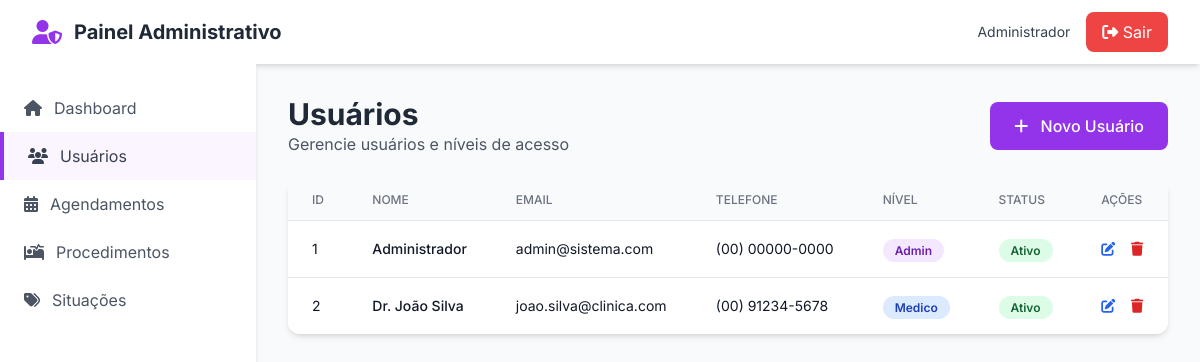
The app's page /admin/usuarios.php (signed in) with its own data.
### tables this page shows
CREATE TABLE IF NOT EXISTS usuarios (
    id INT AUTO_INCREMENT PRIMARY KEY,
    nome VARCHAR(255) NOT NULL,
    email VARCHAR(255) UNIQUE NOT NULL,
    senha VARCHAR(255) NOT NULL,
    nivel_acesso ENUM('admin', 'medico') NOT NULL,
    telefone VARCHAR(20),
    ativo BOOLEAN DEFAULT TRUE,
    created_at TIMESTAMP DEFAULT CURRENT_TIMESTAMP,
    updated_at TIMESTAMP DEFAULT CURRENT_TIMESTAMP ON UPDATE CURRENT_TIMESTAMP,
    INDEX idx_email (email),
    INDEX idx_nivel_acesso (nivel_acesso)
);

### src/config.php (called while the page is built, shortened)
<?php
class Database {
    private static $instance = null;
    private $conn;
    private function __construct() {
        try {
            $this->conn = new PDO(
                "mysql:host=" . DB_HOST . ";dbname=" . DB_NAME . ";charset=utf8mb4",
                DB_USER,
                DB_PASS,
                [
                    PDO::ATTR_ERRMODE => PDO::ERRMODE_EXCEPTION,
                    PDO::ATTR_DEFAULT_FETCH_MODE => PDO::FETCH_ASSOC,
                    PDO::ATTR_EMULATE_PREPARES => false
                ]
            );
        } catch(PDOException $e) {
            die("Erro de conexão: " . $e->getMessage());
        }
    }
    public static function getInstance() {
        if (self::$instance === null) {
            self::$instance = new self();
        }
        return self::$instance;
    }
    public function getConnection() {
        return $this->conn;
    }
}

### src/models/Usuario.php (called while the page is built, shortened)
<?php
require_once __DIR__ . '/../config.php';
class Usuario {
    private $db;
    public function __construct() {
        $this->db = Database::getInstance()->getConnection();
    }
    public function getAll() {
        $stmt = $this->db->query("SELECT id, nome, email, nivel_acesso, telefone, ativo, created_at FROM usuarios ORDER BY nome");
        return $stmt->fetchAll();
    }
}

### public/admin/usuarios.php (the view, shortened to what this page needs)
<?php
require_once __DIR__ . '/../../src/config.php';
require_once __DIR__ . '/../../src/models/Usuario.php';
$usuarioModel = new Usuario();
$usuarios = $usuarioModel->getAll();
?>
<!DOCTYPE html>
<html lang="pt-BR">
<head>
    <script src="https://cdn.tailwindcss.com"></script>
    <link rel="stylesheet" href="https://cdnjs.cloudflare.com/ajax/libs/font-awesome/6.4.0/css/all.min.css">
</head>
<body class="bg-gray-50">
    <nav class="bg-white shadow-md">
        <div class="max-w-7xl mx-auto px-4 sm:px-6 lg:px-8">
            <div class="flex justify-between h-16">
                <div class="flex items-center">
                    <i class="fas fa-user-shield text-purple-600 text-2xl mr-3"></i>
                    <span class="font-bold text-xl text-gray-800">Painel Administrativo</span>
                </div>
                <div class="flex items-center space-x-4">
                    <span class="text-sm text-gray-700"><?= htmlspecialchars($_SESSION['nome']) ?></span>
                    <a href="../logout.php" class="bg-red-500 hover:bg-red-600 text-white px-4 py-2 rounded-lg">
                        <i class="fas fa-sign-out-alt"></i> Sair
                    </a>
                </div>
            </div>
        </div>
    </nav>
    <div class="flex">
        <aside class="w-64 bg-white shadow-md min-h-screen">
            <nav class="mt-5">
                <a href="dashboard.php" class="flex items-center px-6 py-3 text-gray-600 hover:bg-gray-50">
                    <i class="fas fa-home mr-3"></i> Dashboard
                </a>
                <a href="usuarios.php" class="flex items-center px-6 py-3 text-gray-700 bg-purple-50 border-l-4 border-purple-600">
                    <i class="fas fa-users mr-3"></i> Usuários
                </a>
                <a href="agendamentos.php" class="flex items-center px-6 py-3 text-gray-600 hover:bg-gray-50">
                    <i class="fas fa-calendar-alt mr-3"></i> Agendamentos
                </a>
                <a href="procedimentos.php" class="flex items-center px-6 py-3 text-gray-600 hover:bg-gray-50">
                    <i class="fas fa-procedures mr-3"></i> Procedimentos
                </a>
                <a href="situacoes.php" class="flex items-center px-6 py-3 text-gray-600 hover:bg-gray-50">
                    <i class="fas fa-tags mr-3"></i> Situações
                </a>
            </nav>
        </aside>
        <main class="flex-1 p-8">
            <div class="mb-6 flex justify-between items-center">
                <div>
                    <h1 class="text-3xl font-bold text-gray-800">Usuários</h1>
                    <p class="text-gray-600">Gerencie usuários e níveis de acesso</p>
                </div>
                <button onclick="openModal()" class="bg-purple-600 hover:bg-purple-700 text-white px-6 py-3 rounded-lg font-medium">
                    <i class="fas fa-plus mr-2"></i> Novo Usuário
                </button>
            </div>
            <div class="bg-white rounded-xl shadow-md overflow-hidden">
                <table class="min-w-full divide-y divide-gray-200">
                    <thead class="bg-gray-50">
                        <tr>
                            <th class="px-6 py-3 text-left text-xs font-medium text-gray-500 uppercase">ID</th>
                            <th class="px-6 py-3 text-left text-xs font-medium text-gray-500 uppercase">Nome</th>
                            <th class="px-6 py-3 text-left text-xs font-medium text-gray-500 uppercase">Email</th>
                            <th class="px-6 py-3 text-left text-xs font-medium text-gray-500 uppercase">Telefone</th>
                            <th class="px-6 py-3 text-left text-xs font-medium text-gray-500 uppercase">Nível</th>
                            <th class="px-6 py-3 text-left text-xs font-medium text-gray-500 uppercase">Status</th>
                            <th class="px-6 py-3 text-left text-xs font-medium text-gray-500 uppercase">Ações</th>
                        </tr>
                    </thead>
                    <tbody class="bg-white divide-y divide-gray-200">
                        <?php foreach ($usuarios as $u): ?>
                        <tr class="hover:bg-gray-50">
                            <td class="px-6 py-4 text-sm text-gray-900"><?= $u['id'] ?></td>
                            <td class="px-6 py-4 text-sm font-medium text-gray-900"><?= htmlspecialchars($u['nome']) ?></td>
                            <td class="px-6 py-4 text-sm text-gray-900"><?= htmlspecialchars($u['email']) ?></td>
                            <td class="px-6 py-4 text-sm text-gray-900"><?= htmlspecialchars($u['telefone']) ?></td>
                            <td class="px-6 py-4">
                                <span class="px-3 py-1 text-xs font-semibold rounded-full <?= $u['nivel_acesso'] === 'admin' ? 'bg-purple-100 text-purple-800' : 'bg-blue-100 text-blue-800' ?>">
                                    <?= ucfirst($u['nivel_acesso']) ?>
                                </span>
                            </td>
                            <td class="px-6 py-4">
                                <span class="px-3 py-1 text-xs font-semibold rounded-full <?= $u['ativo'] ? 'bg-green-100 text-green-800' : 'bg-red-100 text-red-800' ?>">
                                    <?= $u['ativo'] ? 'Ativo' : 'Inativo' ?>
                                </span>
                            </td>
                            <td class="px-6 py-4 text-sm">
                                <button onclick='editUsuario(<?= json_encode($u) ?>)' class="text-blue-600 hover:text-blue-900 mr-3">
                                    <i class="fas fa-edit"></i>
                                </button>
                                <button onclick="deleteUsuario(<?= $u['id'] ?>, '<?= htmlspecialchars($u['nome']) ?>')" class="text-red-600 hover:text-red-900">
                                    <i class="fas fa-trash"></i>
                                </button>
                            </td>
                        </tr>
                        <?php endforeach; ?>
                    </tbody>
                </table>
            </div>
        </main>
    </div>
</body>
</html>

### public/admin/usuarios.php (style rules this page uses)
body { font-family: 'Inter', sans-serif; }

### records on screen
usuarios: id "1", nome "Administrador", email "admin@sistema.com", telefone "(00) 00000-0000", nivel_acesso "Admin", ativo "Ativo"
usuarios: id "2", nome "Dr. João Silva", email "joao.silva@clinica.com", telefone "(00) 91234-5678", nivel_acesso "Medico", ativo "Ativo"

### other values on screen
$_SESSION['nome'] "Administrador"
